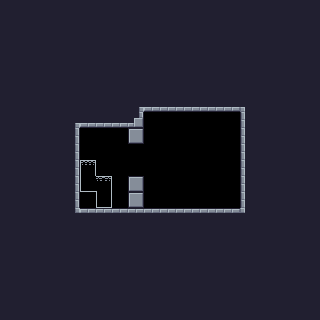

A level layout from a 2D game, rendered from its tile map. Below: a short description, then the map file with its tile-grid data intact:
An orthogonal 20x20 tile map with 16x16 px tiles, 1 tile layer (Tile Layer 1) and 5 objects (2x Attachable, Controllable, Pushable, Victory).

<map version="1.9" tiledversion="1.9.0" orientation="orthogonal" renderorder="right-down" width="20" height="20" tilewidth="16" tileheight="16" infinite="0" nextlayerid="4" nextobjectid="25">
 <tileset firstgid="1" source="../tilesets/default_tileset.tsx" />
 <layer id="1" name="Tile Layer 1" width="20" height="20">
  <data encoding="csv">
18,18,18,18,18,18,18,18,18,18,18,18,18,18,18,18,18,18,18,18,
18,18,18,18,18,18,18,18,18,18,18,18,18,18,18,18,18,18,18,18,
18,18,18,18,18,18,18,18,18,18,18,18,18,18,18,18,18,18,18,18,
18,18,18,18,18,18,18,18,18,18,18,18,18,18,18,18,18,18,18,18,
18,18,18,18,18,18,18,18,18,18,18,18,18,18,18,18,18,18,18,18,
18,18,18,18,18,18,18,18,18,18,18,18,18,18,18,18,18,18,18,18,
18,18,18,18,18,18,18,18,4,34,34,34,34,34,34,5,18,18,18,18,
18,18,18,18,4,34,34,34,35,0,0,0,0,0,0,17,18,18,18,18,
18,18,18,18,19,0,0,0,7,0,0,0,0,0,0,17,18,18,18,18,
18,18,18,18,19,0,0,0,0,0,0,0,0,0,0,17,18,18,18,18,
18,18,18,18,19,25,0,0,0,0,0,0,0,0,0,17,18,18,18,18,
18,18,18,18,19,76,61,0,7,0,0,0,0,0,0,17,18,18,18,18,
18,18,18,18,19,0,57,0,7,0,0,0,0,0,0,17,18,18,18,18,
18,18,18,18,20,2,2,2,2,2,2,2,2,2,2,21,18,18,18,18,
18,18,18,18,18,18,18,18,18,18,18,18,18,18,18,18,18,18,18,18,
18,18,18,18,18,18,18,18,18,18,18,18,18,18,18,18,18,18,18,18,
18,18,18,18,18,18,18,18,18,18,18,18,18,18,18,18,18,18,18,18,
18,18,18,18,18,18,18,18,18,18,18,18,18,18,18,18,18,18,18,18,
18,18,18,18,18,18,18,18,18,18,18,18,18,18,18,18,18,18,18,18,
18,18,18,18,18,18,18,18,18,18,18,18,18,18,18,18,18,18,18,18
</data>
 </layer>
 <objectgroup id="2" name="Object Layer 1">
  <object id="4" name="Controllable" gid="256" x="192" y="144" width="16" height="16">
   <properties>
    <property name="sprite" value="player" />
    <property name="type" value="controllable" />
   </properties>
  </object>
  <object id="10" name="Attachable" gid="255" x="144" y="160" width="16" height="16">
   <properties>
    <property name="sprite" value="attachable" />
    <property name="type" value="attachable" />
   </properties>
  </object>
  <object id="14" name="Pushable" gid="254" x="192" y="192" width="16" height="16">
   <properties>
    <property name="sprite" value="crate" />
    <property name="type" value="pushable" />
   </properties>
  </object>
  <object id="17" name="Victory" gid="253" x="80" y="208" width="16" height="16">
   <properties>
    <property name="sprite" value="cake" />
    <property name="type" value="victory" />
   </properties>
  </object>
  <object id="19" name="Attachable" gid="255" x="128" y="160" width="16" height="16">
   <properties>
    <property name="sprite" value="attachable" />
    <property name="type" value="attachable" />
   </properties>
  </object>
 </objectgroup>
</map>
